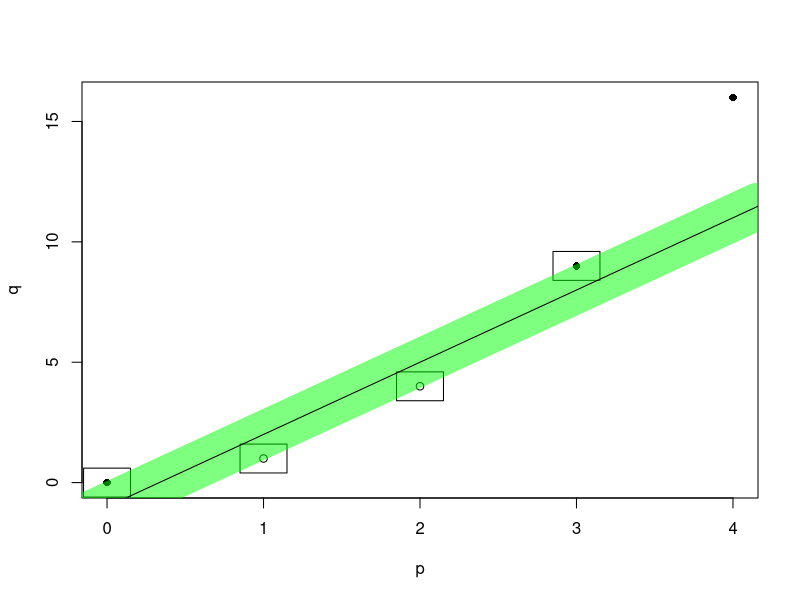

Source code (R):
f <- function(x) {
  x^2
}

x1 = c(0,3,4)
x2 = c(1,2)

y1 = sapply(x1, f)
y2 = sapply(x2, f)

jpeg('rplot.jpg')

#plot.new()

plot(x1, y1, pch=16, xlab="p", ylab="q")
points(x2, y2)

x = c(x1[c(1,2)],x2[c(1,2)])
y = c(y1[c(1,2)],y2[c(1,2)])
dy = 0.6
dx = dy/4
#draw squares over support vectors
for(i in 1:4) {
  rect(x[i] - dx, y[i] - dy, x[i] + dx, y[i] + dy)
}

# line with slope of 3 and y-intercept of -1
# y = 3x - 1
abline(b=3, a=-1, lwd=45, col=rgb(0,1,0,0.5, maxColorValue=1))
abline(b=3, a=-1)

dev.off()
